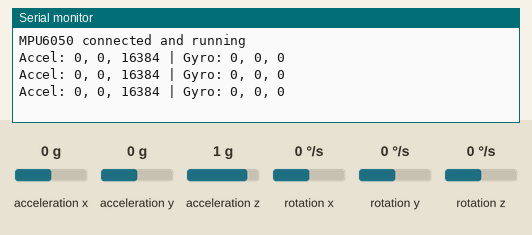
The sketch below on a simulated ESP32. Shown: the last lines printed to the serial monitor. Wiring (inferred from the names in the program): MPU-6050 motion sensor at I2C address 0x68. Inputs (shaded band) come from the test bench; at power-on: acceleration x 0 g, acceleration y 0 g, acceleration z 1 g, rotation x 0 °/s, rotation y 0 °/s, rotation z 0 °/s.

Above: at 1.3 s.
1.4 s: acceleration x set to -1.4 g
At 1.9 s:
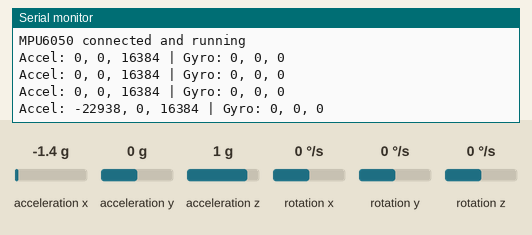
2.9 s: acceleration y set to -1.4 g
At 3.4 s:
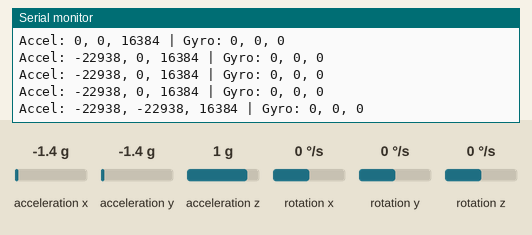
4.4 s: acceleration z set to -1.4 g
At 4.9 s:
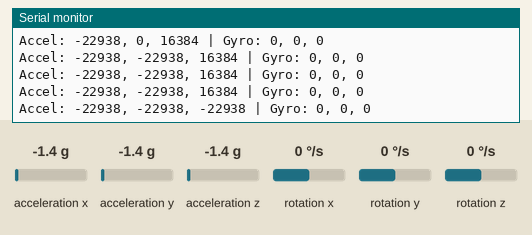
5.9 s: rotation x set to -192 °/s
At 6.4 s:
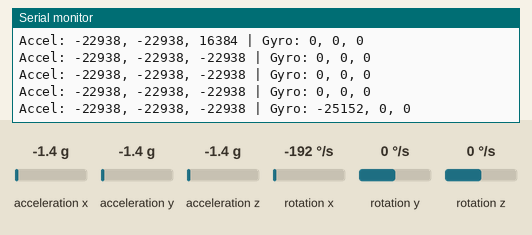
7.4 s: rotation y set to -192 °/s
At 7.9 s:
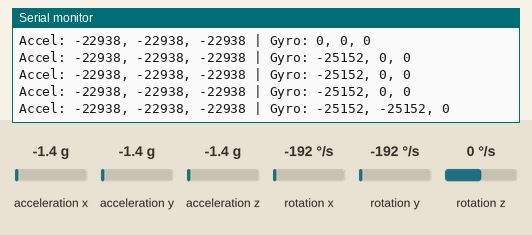

The sketch:

Code_for_checking.ino
```cpp
#include <Wire.h>

const int MPU_ADDR = 0x68;

void setup() {
  Serial.begin(115200);
  Wire.begin(21, 22);

  // Wake up MPU6050
  Wire.beginTransmission(MPU_ADDR);
  Wire.write(0x6B);
  Wire.write(0x00);
  Wire.endTransmission(true);

  Serial.println("MPU6050 connected and running");
}

void loop() {
  Wire.beginTransmission(MPU_ADDR);
  Wire.write(0x3B);
  Wire.endTransmission(false);
  Wire.requestFrom(MPU_ADDR, 14, true);

  if (Wire.available() < 14) {
    Serial.println("MPU read failed");
    delay(500);
    return;
  }

  int16_t ax = Wire.read() << 8 | Wire.read();
  int16_t ay = Wire.read() << 8 | Wire.read();
  int16_t az = Wire.read() << 8 | Wire.read();

  Wire.read(); Wire.read(); // skip temperature

  int16_t gx = Wire.read() << 8 | Wire.read();
  int16_t gy = Wire.read() << 8 | Wire.read();
  int16_t gz = Wire.read() << 8 | Wire.read();

  Serial.print("Accel: ");
  Serial.print(ax); Serial.print(", ");
  Serial.print(ay); Serial.print(", ");
  Serial.print(az);

  Serial.print(" | Gyro: ");
  Serial.print(gx); Serial.print(", ");
  Serial.print(gy); Serial.print(", ");
  Serial.println(gz);

  delay(500);
}
```

Measured:
- after the input at 1.4 s, the serial monitor: prints a new line after 0.11 s (image 1)
- after the input at 2.9 s, the serial monitor: prints a new line after 0.11 s (image 2)
- after the input at 4.4 s, the serial monitor: prints a new line after 0.12 s (image 3)
- after the input at 5.9 s, the serial monitor: prints a new line after 0.12 s (image 4)
- after the input at 7.4 s, the serial monitor: prints a new line after 0.13 s (image 5)
